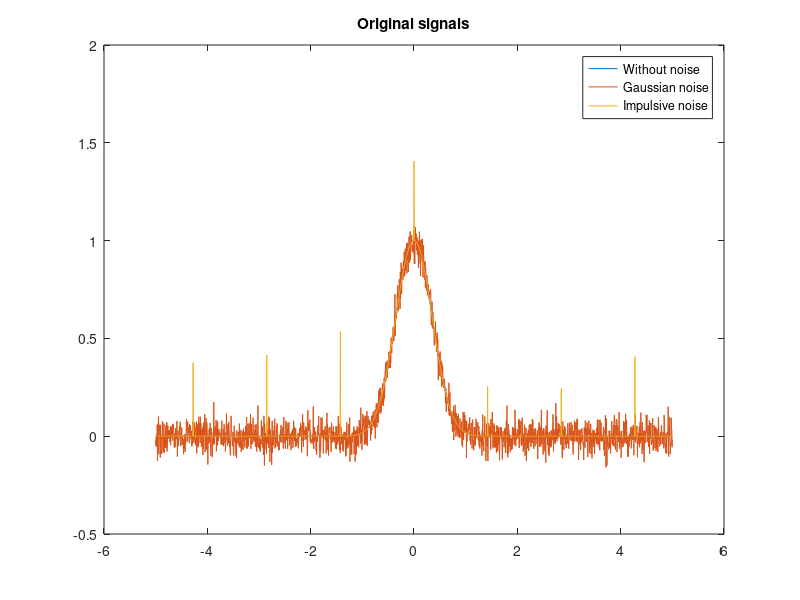
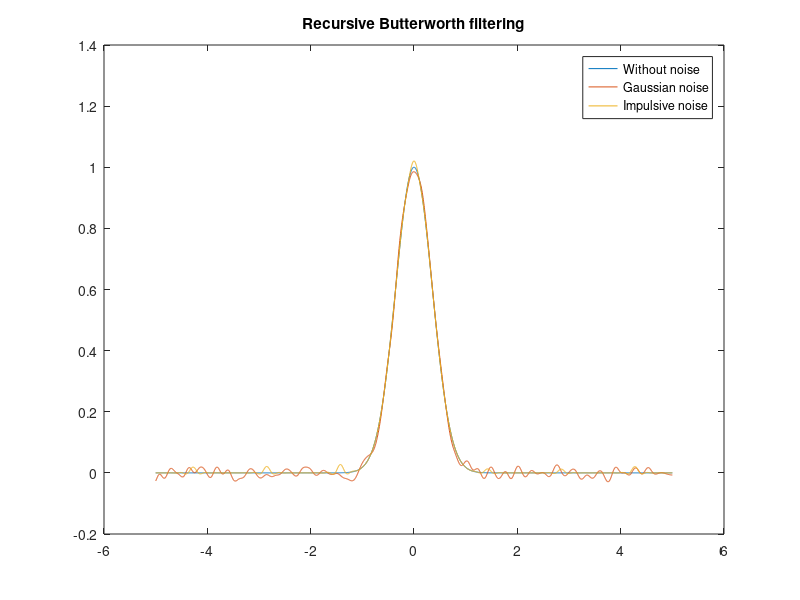
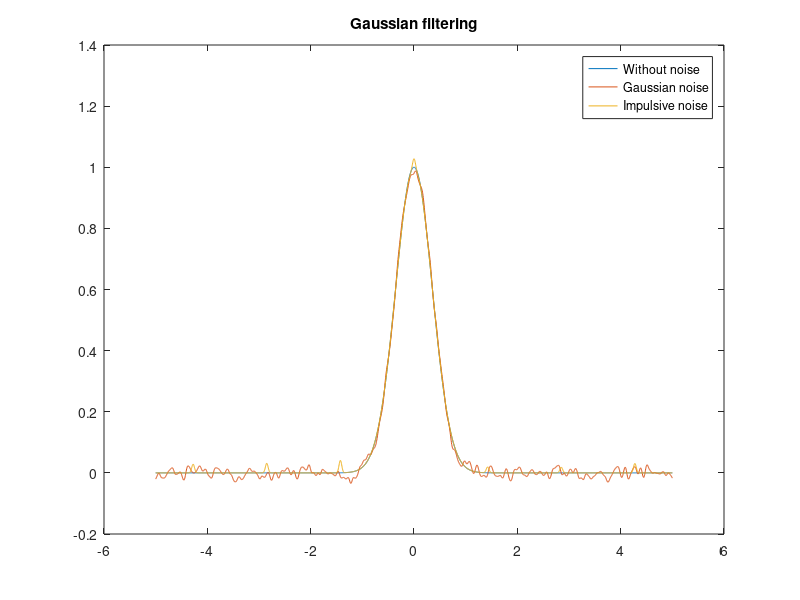
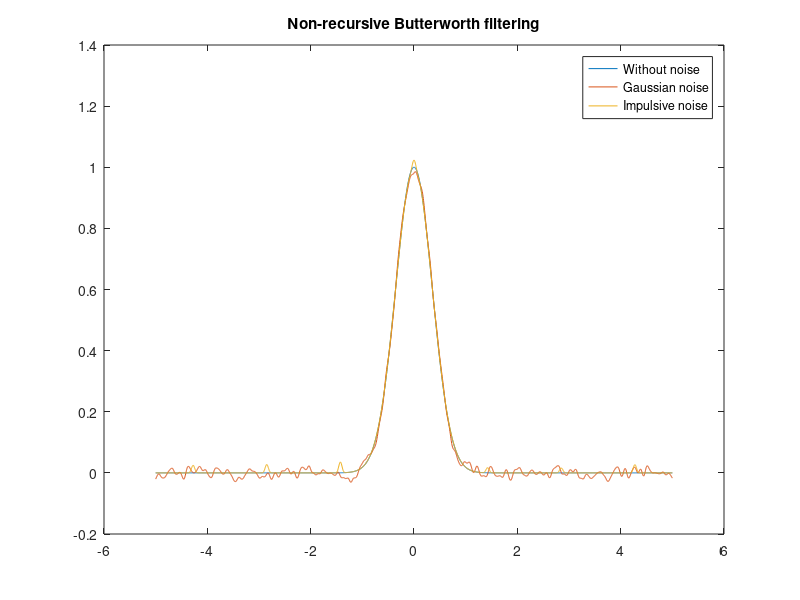

The MATLAB script that drew these images, in order:
function lab_04
    % Input parameters
    sigma = 0.5;

    % Borders of calculation
    mult = 5;
    step = 0.005;
    t = -mult:step:mult;

    % Pulse generation
    x0 = gauspls(t, sigma);

    % Gaussian noise generation
    NA = 0;
    NS = 0.05;
    n1 = normrnd(NA,NS,[1 length(x0)]);
    x1 = x0+n1;

    % Impulsive noise generation
    count = 7;
    M = 0.4;
    n2 = impnoise(length(x0),count,M);
    x2 = x0+n2;

    % Calculation of filtering arrays
    [B,A] = butter(6,0.05,'low');
    G = gaussfilt(4,20,'low');
    BB = buttfilt(6,20,'low');

    %
    % PLOTTING
    %

    figure(1)
    plot(t,x0,t,x1,t,x2);
    title('Original signals');
    legend('Without noise','Gaussian noise','Impulsive noise');

    figure(2)
    plot(t,x0,t,filtfilt(B,A,x1),t,filtfilt(B,A,x2));
    title('Recursive Butterworth filtering');
    legend('Without noise','Gaussian noise','Impulsive noise');

    figure(3)
    plot(t,x0,t,filtfilt(G,1,x1),t,filtfilt(G,1,x2));
    title('Gaussian filtering');
    legend('Without noise','Gaussian noise','Impulsive noise');

    figure(4)
    plot(t,x0,t,filtfilt(BB,1,x1),t,filtfilt(BB,1,x2));
    title('Non-recursive Butterworth filtering');
    legend('Without noise','Gaussian noise','Impulsive noise');
end

% Gaussian pulse generation
function y = gauspls(x,s)
y = exp(-(x/s).^2);
end

% Impulsive noise generation
function y = impnoise(size,N,mult)
    step = floor(size/N);
    y = zeros(1,size);
    for i = 0:floor(N/2)
        y(round(size/2)+i*step) = mult*(0.5+rand);
        y(round(size/2)-i*step) = mult*(0.5+rand);
    end
end

% Non-recursive Butterworth implementation
function y = buttfilt(D,size,type)
    x = linspace(-size/2,size/2,size);
    if (strcmp(type,'low'))
        y = 1./(1+(x./D).^4);
    elseif (strcmp(type,'high'))
        y = 1./(1+(D./x).^4);
    else
        y = x*sum(x);
    end
    y = y/sum(y);
end

% Non-recursive Gaussian implementation
function y = gaussfilt(sigma,size,type)
    x = linspace(-size/2,size/2,size);
    if (strcmp(type,'low'))
    y = exp(-x.^2/(2*sigma^2));
    elseif (strcmp(type,'high'))
    y = 1 - exp(-x.^2/(2*sigma^2));
    else
    y = x*sum(x);
    end
    y = y/sum(y);
end